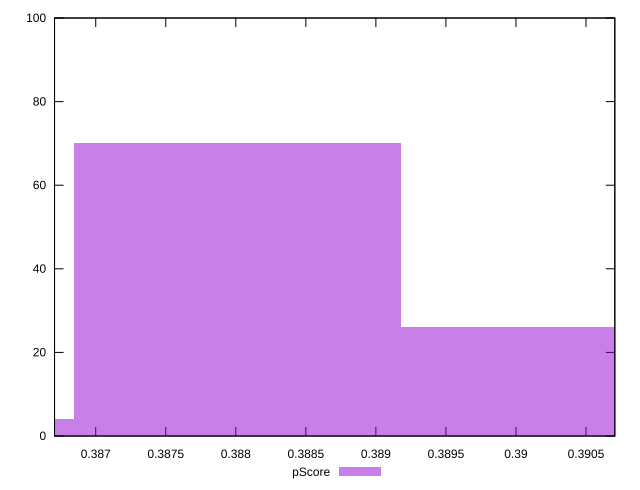

This chart was generated by the following gnuplot code:
reset

$pScore <<EOF
0.3903515824770461 26
0.38801414785143507 70
0.385676713225824 4
EOF

set key outside below
set boxwidth 0.0023374346256110545
set xrange [0.3867058823529412:0.3907058823529412]
set yrange [0:100]
set trange [0:100]
set style fill transparent solid 0.5 noborder
set terminal svg size 640, 490 enhanced background rgb 'white'
set output "reports/report_00033_2021-03-01T14-23-16.841Z/render-blocking-resources/samples/astro/pScore/histogram.svg"

plot $pScore title "pScore" with boxes

reset
